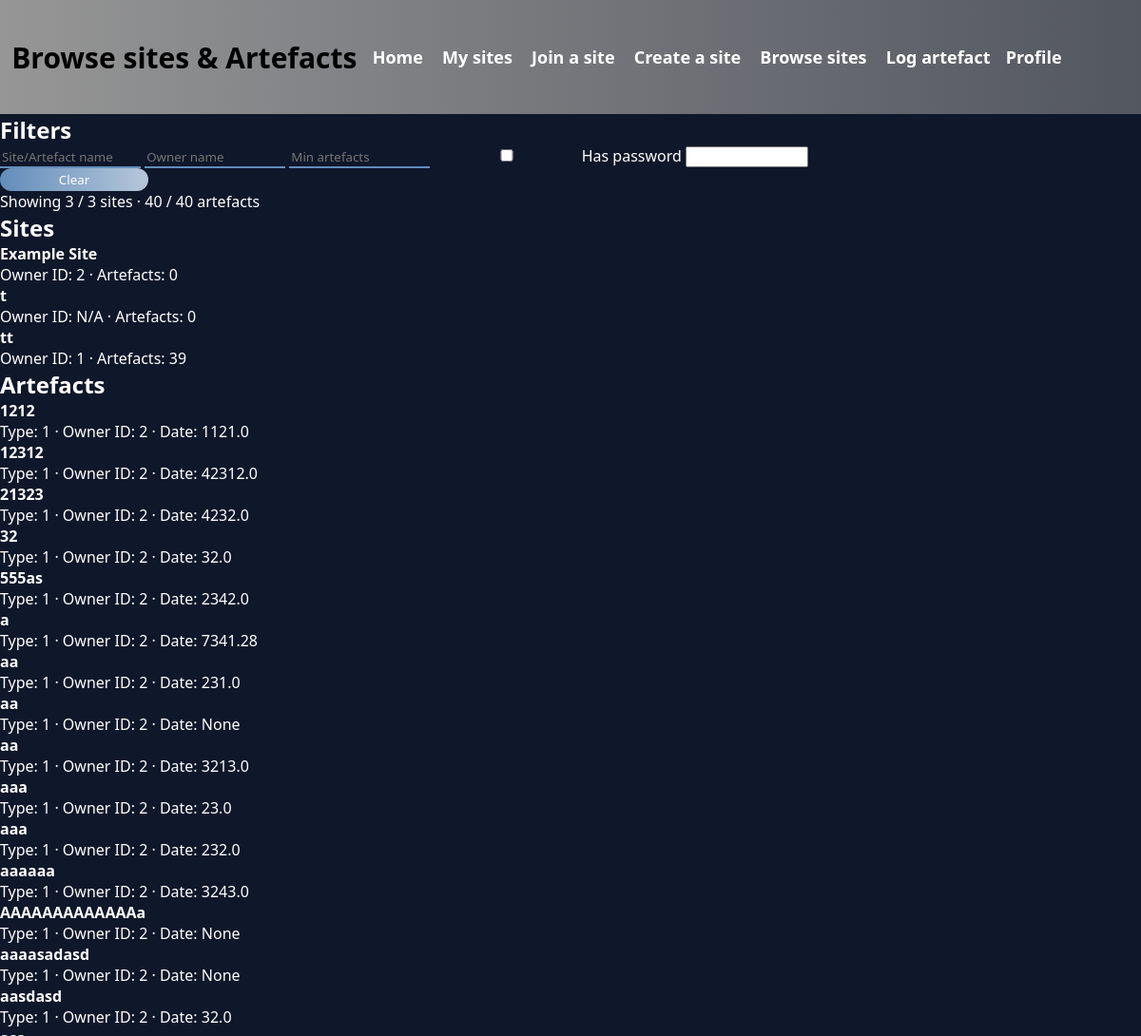
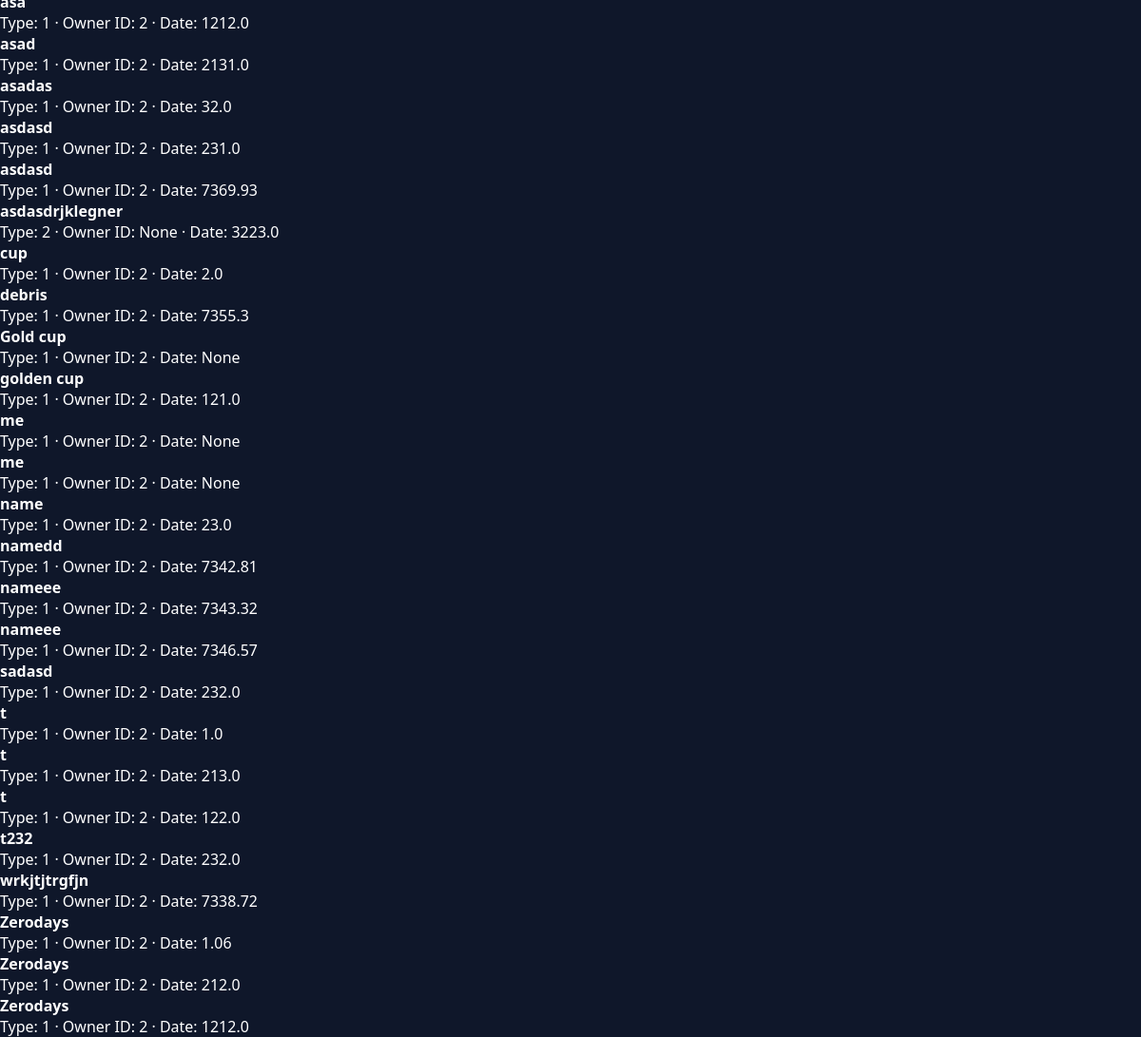
The app's page /sites (signed in) with its own data (2 pictures, top to bottom).
### tables this page shows
CREATE TABLE sites(
        id INTEGER PRIMARY KEY AUTOINCREMENT,
        name TEXT UNIQUE,
        owner INTEGER,
        password TEXT,
        location TEXT,
        FOREIGN KEY(owner) REFERENCES users(id) ON DELETE CASCADE
    );

CREATE TABLE artefacts(
                   id INTEGER PRIMARY KEY AUTOINCREMENT,
                   name TEXT,
                   site_found INT,
                   user_found INT,
                   weight FLOAT,
                   scan_path TEXT UNIQUE,
                   FOREIGN KEY(site_found) REFERENCES sites(id) ON DELETE CASCADE,
                   FOREIGN KEY(user_found) REFERENCES users(id) ON DELETE CASCADE
                   );

### app.py (the view)
@app.route('/sites', methods = ["GET", "POST"])
def browse_sites():
    if 'email' not in session:
        print(console_log('User with no account tried to access browse sites endpoint.', 'warn'))
        return redirect('/')
    conn, cursor = init_conn()
    users = cursor.execute('SELECT id, name FROM users').fetchall()
    sites = cursor.execute('SELECT * FROM sites').fetchall()
    artefacts = cursor.execute('SELECT * FROM artefacts').fetchall()
    site_members = cursor.execute('SELECT * FROM site_members').fetchall()
    print('sites:' + str(sites))
    print('artefacts: ' + str(artefacts))
    print('site members: ' + str(site_members))
    return render_template('browse_sites.html', sites=sites, artefacts=artefacts, site_members=site_members, users=users)

### app.py (called while the page is built)
def init_conn():
    conn = sqlite3.connect('database.db')
    cursor = conn.cursor()
    return conn, cursor

### templates/browse_sites.html (shortened to what this page needs)
<!DOCTYPE html>
<html lang="en">
<head>
    <link rel="stylesheet" href="{{ url_for('static',filename='css/css.css') }}">
</head>
<body>
    <header class="heading">
    <h1 style="color:black;">Browse sites & Artefacts</h1>
    <a href="/" class="heading1"><h4>Home</h4></a>
    <a href="/my_sites" class="heading1"><h4>My sites</h4></a>
    <a href="/join_site" class="heading1"><h4>Join a site</h4></a>
    <a href="/create_site" class="heading1"><h4>Create a site</h4></a>
    <a href="/sites" class="heading1"><h4>Browse sites</h4></a>
    <a href="/log_artefact" class="heading1"><h4>Log artefact</h4></a>
    <div class="hovering">
        <h4 class="hovering-text">Profile</h4>
    </div>
    </header>
    <h2>Filters</h2>
<div class="controls">
    <input type="text" id="nameFilter" placeholder="Site/Artefact name">
    <input type="text" id="ownerFilter" placeholder="Owner name">
    <input type="number" id="minArtefacts" placeholder="Min artefacts" min="0">
    <label><input type="checkbox" id="hasPassword"> Has password</label>
    <select id="sortBy">
        <option value="name">Sort: Name</option>
    </select>
    <button id="clearFilters">Clear</button>
</div>
<div class="count" id="resultCount"></div>
<div class="section" id="sitesSection">
    <h2>Sites</h2>
    <div id="sites">
    {% for site in sites %}
        {% set members = site_members | selectattr('1', 'equalto', site[0]) | list %}
        {% set owner_id = members[0][2] if members else 'N/A' %}
        {% set artefact_count = artefacts | selectattr('2', 'equalto', site[0]) | list | length %}
        <div class="item site"
             data-name="{{ site[1]|lower }}"
             data-owner="{{ owner_id }}"
             data-password="{{ '1' if site[2] else '0' }}"
             data-artefacts="{{ artefact_count }}">
            <strong>{{ site[1] }}</strong>
            <div class="meta">
                Owner ID: {{ owner_id }} · Artefacts: {{ artefact_count }}
            </div>
        </div>
    {% endfor %}
    </div>
</div>
<div class="section" id="artefactsSection">
    <h2>Artefacts</h2>
    <div id="artefacts">
    {% for art in artefacts %}
        <div class="item artefact"
             data-name="{{ art[1]|lower }}"
             data-type="{{ art[3] }}"
             data-date="{{ art[4] }}"
             data-owner="{{ art[2] }}">
            <strong>{{ art[1] }}</strong>
            <div class="meta">
                Type: {{ art[3] }} · Owner ID: {{ art[2] }} · Date: {{ art[4] }}
            </div>
        </div>
    {% endfor %}
    </div>
</div>
</body>
</html>

### static/css/css.css (style rules this page uses)
* { font-family: system-ui, sans-serif; color: white; }
body { background-color: rgb(15 23 42); margin: 0; }
h1 { font-size: 2.5dvw; font-weight: bold; margin: 0; color: white; }
h2 { font-size: 2dvw; font-weight: bold; margin: 0; color: white; }
h4 { font-size: 1.5dvw; font-weight: bold; margin: 0; color: white; }
a { color: rgb(99 141 187); }
button { border-radius: 1dvw; width: 13dvw; height: 2dvw; background-image: linear-gradient(to right, rgb(99 141 187) , rgba(99, 141, 187, 0.413)); border: none; transition: 0.5s; }
.heading { display: flex; flex-direction: row; justify-content: space-evenly; align-items: center; background-image: linear-gradient(to right, rgb(150, 150, 150) , rgba(150, 150, 150, 0.5)); width: 100dvw; height: 15dvh; margin: 0px; }
.heading1, .heading2 { text-decoration: none; padding: 0.5dvh; color: black; transition: 0.5s; }
input { background: none; border-top: none; border-left: none; border-right: none; border-bottom: 0.15rem rgb(99 141 187) solid; width: 12dvw; transition: 0.5s; }
.hovering { position: relative; width: 130px; }

### templates/browse_sites.html (style rules this page uses)
body { font-family: system-ui, sans-serif; max-width: 1000px; }

### records on screen
sites: name "t", owner_id "N/A", artefact_count "0"
sites: name "tt", owner "1", artefact_count "39"
sites: name "Example Site", owner "2", artefact_count "0"
artefacts: name "t", user_found "1", site_found "2", weight "1.0"
artefacts: name "aaa", user_found "1", site_found "2", weight "23.0"
artefacts: name "Zerodays", user_found "1", site_found "2", weight "1.06"
artefacts: name "asa", user_found "1", site_found "2", weight "1212.0"
artefacts: name "asad", user_found "1", site_found "2", weight "2131.0"
artefacts: name "asdasd", user_found "1", site_found "2", weight "231.0"
artefacts: name "Zerodays", user_found "1", site_found "2", weight "212.0"
artefacts: name "sadasd", user_found "1", site_found "2", weight "232.0"
artefacts: name "aaa", user_found "1", site_found "2", weight "232.0"
artefacts: name "21323", user_found "1", site_found "2", weight "4232.0"
artefacts: name "12312", user_found "1", site_found "2", weight "42312.0"
artefacts: name "555as", user_found "1", site_found "2", weight "2342.0"
artefacts: name "aaaaaa", user_found "1", site_found "2", weight "3243.0"
artefacts: name "aa", user_found "1", site_found "2", weight "231.0"
artefacts: name "t", user_found "1", site_found "2", weight "213.0"
artefacts: name "asdasdrjklegner", user_found "2", art "None", weight "3223.0"
artefacts: name "t232", user_found "1", site_found "2", weight "232.0"
artefacts: name "golden cup", user_found "1", site_found "2", weight "121.0"
artefacts: name "Zerodays", user_found "1", site_found "2", weight "1212.0"
artefacts: name "1212", user_found "1", site_found "2", weight "1121.0"
artefacts: name "t", user_found "1", site_found "2", weight "122.0"
artefacts: name "cup", user_found "1", site_found "2", weight "2.0"
artefacts: name "32", user_found "1", site_found "2", weight "32.0"
artefacts: name "Gold cup", user_found "1", site_found "2", art "None"
artefacts: name "aa", user_found "1", site_found "2", art "None"
artefacts: name "aaaasadasd", user_found "1", site_found "2", art "None"
artefacts: name "me", user_found "1", site_found "2", art "None"
artefacts: name "me", user_found "1", site_found "2", art "None"
artefacts: name "aa", user_found "1", site_found "2", weight "3213.0"
artefacts: name "AAAAAAAAAAAAAa", user_found "1", site_found "2", art "None"
artefacts: name "asadas", user_found "1", site_found "2", weight "32.0"
artefacts: name "aasdasd", user_found "1", site_found "2", weight "32.0"
artefacts: name "wrkjtjtrgfjn", user_found "1", site_found "2", weight "7338.72"
artefacts: name "a", user_found "1", site_found "2", weight "7341.28"
artefacts: name "name", user_found "1", site_found "2", weight "23.0"
artefacts: name "nameee", user_found "1", site_found "2", weight "7343.32"
artefacts: name "nameee", user_found "1", site_found "2", weight "7346.57"
artefacts: name "namedd", user_found "1", site_found "2", weight "7342.81"
artefacts: name "asdasd", user_found "1", site_found "2", weight "7369.93"
artefacts: name "debris", user_found "1", site_found "2", weight "7355.3"
